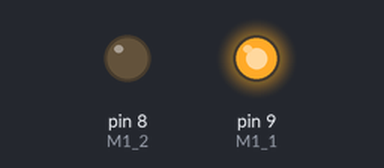
Recording of a sketch running on a simulated Arduino Uno, built with avr-gcc and run on an emulated ATmega328P. On the bench: output pins drawn as LEDs (lit = HIGH). What the sketch prints to the serial monitor is not drawn.

Above: at 0.1 s.
Timing chart, 0 to 1.6 s (numbered marks = the images above):
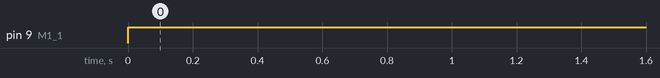

Measured:
- by itself, pin 9 (M1_1): LOW → HIGH at 0.00 s

The sketch:

sketch_jan18a.ino
```cpp
const int M1_1 = 9;
const int M1_2 = 8;
const int M2_1 = 4;
const int M2_2 = 15;
const int M3_1 = 7;
const int M3_2 = 23;
const int M4_1 = 6;
const int M4_2 = 22;


void setspeed(int IA1, int IA2, int Speed) {
  if (Speed >= 0) {
    digitalWrite(IA2, LOW);
    analogWrite(IA1, Speed);
  }
  else{
    digitalWrite(IA2, HIGH);
    analogWrite(IA1, 256-Speed);
  }

}

void setup() {
  Serial.begin(9600);
  pinMode(M1_1, OUTPUT);
  pinMode(M1_2, OUTPUT);

}

void loop() {
  digitalWrite(M1_1,HIGH);
  digitalWrite(M1_2, LOW);
  delay(1000);
  Serial.println('1');
}
```
